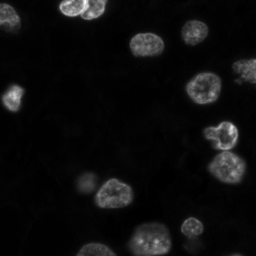
#> input picture images/cells.png, 256 x 256 px
$ python -i helper.py   (imports and definitions only)
#> lines starting #> are read from the running program, lines starting #| are printed output that depends on the picture; after the words box and inside, x2 and y2 are one past the last pixel; in counts of white or black regions, pixels touching at a corner belong together
#> further down, picture is the input picture: shape (256, 256); min 0, max 255, mean 14
import numpy as np
from cv2 import blur, distanceTransform, erode
from cv2 import DIST_L2, DIST_MASK_PRECISE
from skimage.feature import peak_local_max
from scipy.stats import scoreatpercentile
from collections import Counter
import cvxpy as cp
import matplotlib.pyplot as plt

def yy(imgSize, centered = 0):
    ny, nx = imgSize
    if centered:
        y = np.arange(-(ny//2),(ny+1)//2).reshape(-1,1)
    else:
        y = np.arange(ny).reshape(-1,1)
    return np.tile(y, [1, nx])


def xx(imgSize, centered = 0):
    ny, nx = imgSize
    if centered:
        x = np.arange(-(nx//2),(nx+1)//2)
    else:
        x = np.arange(nx)
    return np.tile(x, [ny, 1])


# [21 lines left out: functions elipsBound, concaveDetect, not called in this run]


def findEllipse(img, rto = np.arange(1, 4, 0.2), ang = np.arange(0, 180, 5),
                minArea = None):
    if minArea == None:
        minArea = img.sum() / 100
#> minArea = 9157.8

    npair = len(ang) * len(rto)
#> npair = 540
    angle = np.tile(ang, [1, len(rto)]).flatten()
#> angle = 540 values, max 175 at index 35, min 0 at index 0, mean 87.5
    angle = angle / 180 * np.pi
#> angle = 540 values, max 3.05 at index 35, min 0 at index 0, mean 1.53
    ratio = np.tile(rto.reshape(-1,1), [1, len(ang)]).flatten()
#> ratio = 540 values from 1 to 3.8

    cos, sin = np.cos(angle), np.sin(angle)
#> cos = 540 values, max 1 at index 0, min -0.996 at index 35, mean 0.0278; sin = 540 values, max 1 at index 18, min 0 at index 0, mean 0.636
    cos2, sin2 = cos ** 2, sin ** 2
#> cos2 = 540 values, max 1 at index 0, min 3.75e-33 at index 18, mean 0.5; sin2 = 540 values, max 1 at index 18, min 0 at index 0, mean 0.5
    cossin = cos * sin
#> cossin = 540 values, max 0.5 at index 9, min -0.5 at index 27, mean -4.93e-18
    Ta, Tinva = (1 / ratio - 1), ratio - 1
#> Ta = 540 values, max 0 at index 0, min -0.737 at index 504, mean -0.512; Tinva = 540 values from 0 to 2.8
    T, Tinv = np.zeros([npair,2,2]), np.zeros([npair,2,2])
    T[:,0,0],T[:,1,1],T[:,0,1] = Ta*sin2+1,Ta*cos2+1,Ta*cossin
    T[:,1,0] = T[:,0,1]
    Tinv[:,0,0],Tinv[:,1,1],Tinv[:,0,1] = Tinva*sin2+1, Tinva*cos2+1, Tinva*cossin
    Tinv[:,1,0] = Tinv[:,0,1]

    ycord, xcord = yy(img.shape, centered = 1), xx(img.shape, centered = 1)
    ref = np.reshape([ycord[0,0], xcord[0,0]], [1,2,1])
#> ref = [-128, -128]
    imgBool = img.astype(bool)
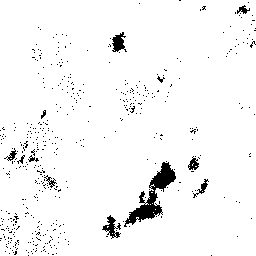
#> imgBool: shape (256, 256) bool; 96.2% white; 471 black regions (459 under 20 px), largest, box (x1, y1, x2, y2) and area: (124, 162, 176, 227) 977, (102, 215, 121, 239) 185, (112, 32, 127, 52) 175
    Tcord = np.round(T.dot(np.stack((ycord[imgBool], xcord[imgBool])))) - ref
    upLeft = np.squeeze(np.min(Tcord, axis=2));
#> upLeft = 540 pairs, first value -19 to 94, second value -19 to 94
    lowRight = np.squeeze(np.max(Tcord, axis=2));
#> lowRight = 540 pairs, first value 161 to 274, second value 161 to 274
    Tcord = (Tcord - upLeft[:,:,np.newaxis]).astype(np.int64)
    imageSize = (lowRight - upLeft + 1).astype(np.int64)
#> imageSize = 540 pairs, first value 68 to 294, second value 68 to 294
    parID = np.arange(npair)[imageSize.min(axis=1) > 1]
#> parID = 540 values from 0 to 539

    flagRatio = 0
    elist = []
    for i in parID:
        if ratio[i] == 1:
            if flagRatio:
                continue
            else:
                flagRatio = 1
        edt = np.zeros(imageSize[i], dtype = np.uint8)
        edt.ravel()[np.ravel_multi_index(Tcord[i], imageSize[i])] = 1
        edt = distanceTransform(edt, DIST_L2, 3)
        peak = peak_local_max(blur(edt, (3,3)))
        cord = peak + upLeft[i,:] + ref.squeeze()
        cord = Tinv[i,:,:].dot(cord.T) - ref.squeeze(axis=0)                    # round ?
        minor = edt.ravel()[np.ravel_multi_index(peak.T, imageSize[i])]
        major = minor * ratio[i]
        idxArea = (np.pi * major * minor) > minArea
        elips = np.zeros([idxArea.sum(), 5])
        elips[:,:2] = cord.T[idxArea,:]
        elips[:,2] = major[idxArea]
        elips[:,3] = minor[idxArea]
        elips[:,4] = angle[i]
        elist.append(elips)
#> this loop made 540 passes
#> flagRatio on pass 1: 1
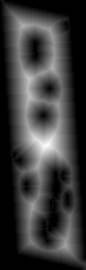
#> edt: shape (270, 86) float32; min 0, max 29.51, mean 6.8; drawn with min black and max white
#> after the loop, elist = 505 items, first 6: empty array, empty array, empty array, empty array, empty array, empty array
    return np.concatenate(elist)


# [97 lines left out: functions overlay, computeDist, intergerProgamming, plotEllipse, not called in this run]


>>> import cv2
>>> picture = cv2.imread('images/cells.png', cv2.IMREAD_GRAYSCALE)
>>> result = findEllipse(picture)
#> result = 672 rows, first 6: [133.4, 246, 84.52, 46.96, 1.57], [128.8, 90.89, 89.55, 44.77, 1.48], [92.21, 81.27, 79.78, 39.89, 1.48], [96.29, 82.45, 79.67, 39.84, 1.48], [88.14, 80.09, 79.53, 39.77, 1.48], [119.6, 87.21, 82.16, 41.08, 1.66]
